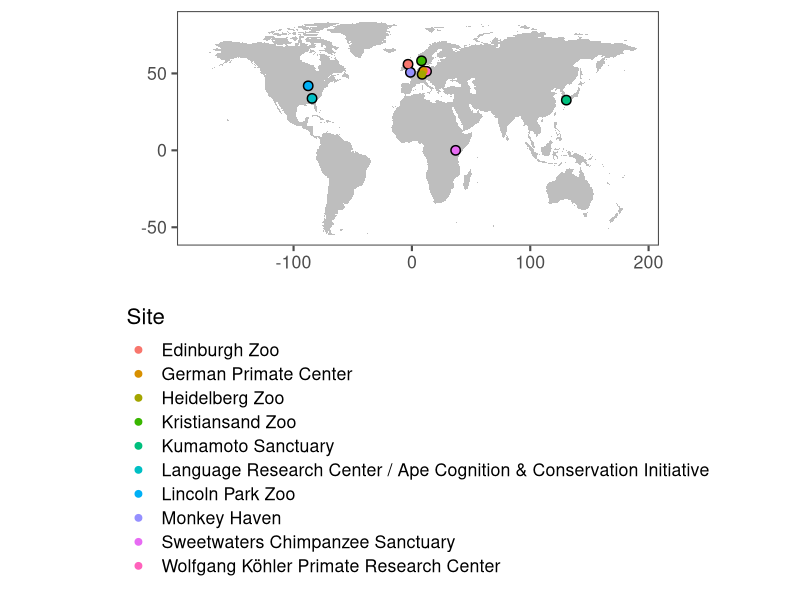

The R script that drew this image:
## ---- chunk 1


library(maps)
library(ggthemes)
library(tidyverse)
library(ggplot2)



## ---- chunk 2

world <- maps::map("world", ".", exact = FALSE, plot = FALSE, fill = TRUE) %>% fortify()

labs <- data.frame(
  lat = c(51.348537, 41.9210919,32.6408466,51.56097030000001,-0.004259,49.415154,55.94232599999999,58.1856575,50.705786,33.75306799999999),
  long = c(12.371651400000019, -87.63399090000001,130.48248009999998,9.952894499999957,36.96367099999998,8.663884000000053,-3.267317999999932,8.144123000000036,-1.2627529999999751,-84.3852819),
  Site = as.factor(c("Wolfgang Köhler Primate Research Center", "Lincoln Park Zoo","Kumamoto Sanctuary","German Primate Center","Sweetwaters Chimpanzee Sanctuary","Heidelberg Zoo", "Edinburgh Zoo", "Kristiansand Zoo", "Monkey Haven","Language Research Center / Ape Cognition & Conservation Initiative")),
  stringsAsFactors = FALSE
  )

map <- ggplot() + geom_polygon(data = world, aes(x=long, y = lat, group = group), fill = "grey") + 
  coord_fixed(1.3)+ 
  geom_point(data = labs, aes(x = long, y = lat), color = "black", size = 3) +
  geom_point(data = labs, aes(x = long, y = lat,color = Site), size = 2)+
  ylim(-55,83.59961)+
  theme_few(base_size =  16)+
  theme(legend.position="bottom",legend.direction = "vertical",axis.title.x=element_blank(),axis.title.y=element_blank())

## ---- chunk 3
map
